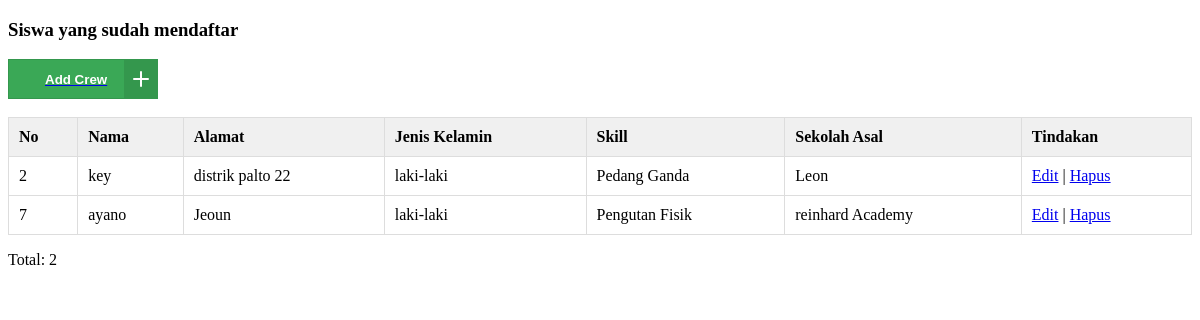
Page /task_uts/listSiswa.php on the committed database.
### tables this page shows
CREATE TABLE IF NOT EXISTS `calon_siswa` (
  `id` int(11) NOT NULL AUTO_INCREMENT,
  `nama` varchar(64) NOT NULL,
  `alamat` varchar(255) NOT NULL,
  `jenis_kelamin` varchar(16) NOT NULL,
  `skill` varchar(16) NOT NULL,
  `sekolah_asal` varchar(64) NOT NULL,
  PRIMARY KEY (`id`)
);

### task_uts/listSiswa.php (the view, shortened to what this page needs)
<?php include("config.php"); ?>
<!DOCTYPE html>
<html>
<head>
    <link rel="stylesheet" href="styleListSiswa.css">
</head>
<body>
    <header>
        <h3>Siswa yang sudah mendaftar</h3>
    </header>
    <nav>
        <a href="formDaftar.php">
            <button type="button" class="button">
            <span class="button__text">Add Crew</span>
            <span class="button__icon"><svg xmlns="http://www.w3.org/2000/svg" width="24" viewBox="0 0 24 24" stroke-width="2" stroke-linejoin="round" stroke-linecap="round" stroke="currentColor" height="24" fill="none" class="svg"><line y2="19" y1="5" x2="12" x1="12"></line><line y2="12" y1="12" x2="19" x1="5"></line></svg></span>
            </button>
        </a>
    </nav>
    <br>
    <table border="1">
    <thead>
        <tr>
            <th>No</th>
            <th>Nama</th>
            <th>Alamat</th>
            <th>Jenis Kelamin</th>
            <th>Skill</th>
            <th>Sekolah Asal</th>
            <th>Tindakan</th>
        </tr>
    </thead>
    <tbody>
        <?php
        $sql = "SELECT * FROM calon_siswa";
        $query = mysqli_query($db, $sql);
        while($siswa = mysqli_fetch_array($query)){
            echo "<tr>";
            echo "<td>".$siswa['id']."</td>";
            echo "<td>".$siswa['nama']."</td>";
            echo "<td>".$siswa['alamat']."</td>";
            echo "<td>".$siswa['jenis_kelamin']."</td>";
            echo "<td>".$siswa['skill']."</td>";
            echo "<td>".$siswa['sekolah_asal']."</td>";
            echo "<td>";
            echo "<a href='formEdit.php?id=".$siswa['id']."'>Edit</a> | ";
            echo "<a href='deleteForm.php?id=".$siswa['id']."'>Hapus</a>";
            echo "</td>";
            echo "</tr>";
        }
        ?>
    </tbody>
    </table>
    <p>Total: <?php echo mysqli_num_rows($query) ?></p>
    </body>
</html>

### task_uts/styleListSiswa.css (style rules this page uses)
table { border-collapse: collapse; width: 100%; }
th, td { padding: 10px; border: 1px solid #ddd; text-align: left; }
th { background-color: #f0f0f0; }
.button { position: relative; width: 150px; height: 40px; cursor: pointer; display: flex; align-items: center; border: 1px solid #34974d; background-color: #3aa856; }
.button, .button__icon, .button__text { transition: all 0.3s; }
.button .button__text { transform: translateX(30px); color: #fff; font-weight: 600; }
.button .button__icon { position: absolute; transform: translateX(109px); height: 100%; width: 34px; background-color: #34974d; display: flex; align-items: center; justify-content: center; }
.button .svg { width: 30px; stroke: #fff; }

### rows in the picture
calon_siswa: id "2", nama "key", alamat "distrik palto 22", jenis_kelamin "laki-laki", skill "Pedang Ganda", sekolah_asal "Leon"
calon_siswa: id "7", nama "ayano", alamat "Jeoun", jenis_kelamin "laki-laki", skill "Pengutan Fisik", sekolah_asal "reinhard Academy"

### other values in the picture
mysqli_num_rows($query) "2"
